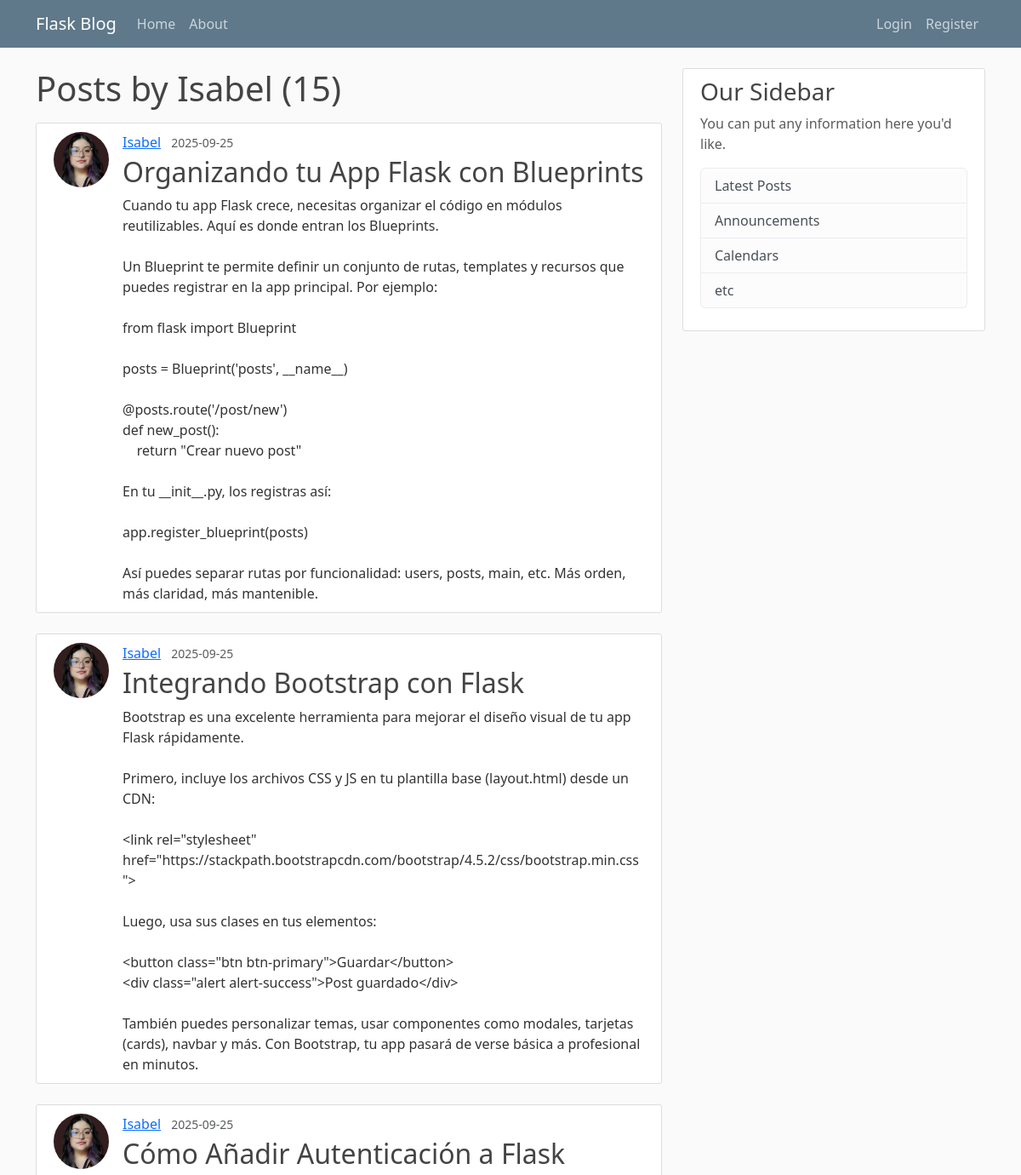
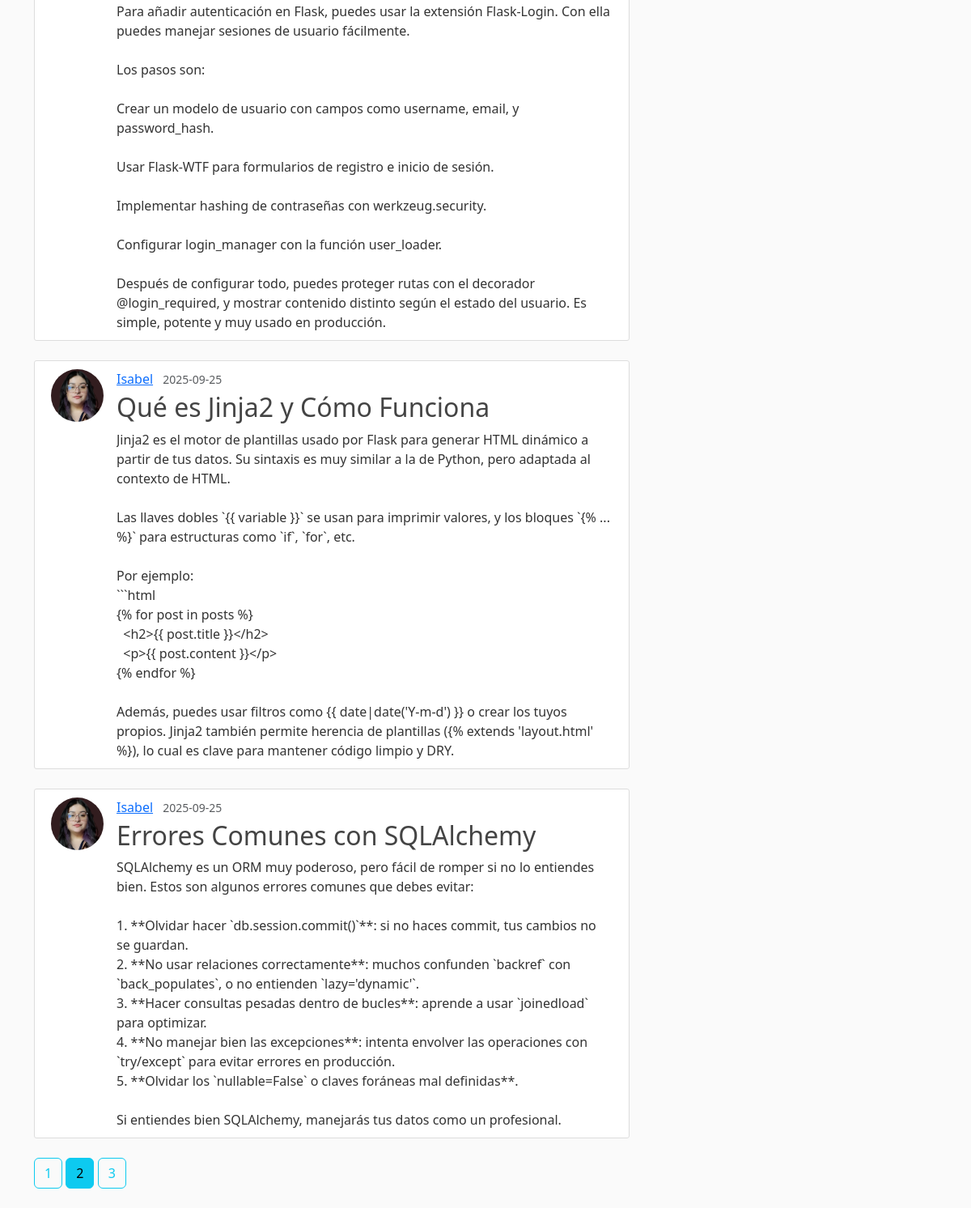
Page /user/Isabel?page=2 on the committed database (2 pictures, top to bottom).
### flaskblog/models.py (models this page shows, shortened)
class User(db.Model, UserMixin):
    id = db.Column(db.Integer, primary_key=True)
    username = db.Column(db.String(20), unique=True, nullable=False)
    email = db.Column(db.String(120), unique=True, nullable=False)
    image_file = db.Column(db.String(20), nullable=False, default='default.jpg')
    password = db.Column(db.String(60), nullable=False)
    posts = db.relationship('Post', backref='author', lazy=True)

class Post(db.Model):
    id = db.Column(db.Integer, primary_key=True)
    title = db.Column(db.String(100), nullable=False)
    date_posted = db.Column(db.DateTime, nullable=False, default=datetime.utcnow)
    content = db.Column(db.Text, nullable=False)
    user_id = db.Column(db.Integer, db.ForeignKey('user.id'), nullable=False)

### flaskblog/users/routes.py (the view)
@users.route('/user/<string:username>')
def user_posts(username):
    page = request.args.get('page', 1, type=int)
    user = User.query.filter_by(username=username).first_or_404()
    posts = Post.query.filter_by(author=user)\
        .order_by(Post.date_posted.desc())\
        .paginate(page=page, per_page=5)
    return render_template('user_posts.html', posts=posts, user=user)

### flaskblog/templates/user_posts.html
{% extends "layout.html" %}
{% block content %}
    <h1 class="mb-3">Posts by {{ user.username }} ({{ posts.total }})</h1>
    {% for post in posts.items %}
        <article class="content-section d-flex mb-4">
            <img class="rounded-circle article-img" src="{{ url_for('static', filename='profile_pics/' + post.author.image_file) }}">
            <div>
                <div class="mb-1">
                  <a class="me-2" href="{{ url_for('users.user_posts', username=post.author.username) }}">{{ post.author.username }}</a>
                  <small class="text-muted">{{ post.date_posted.strftime('%Y-%m-%d') }}</small>
                </div>
                <h2><a class="article-title" href="{{ url_for('posts.post', post_id=post.id) }}">{{ post.title }}</a></h2>
                <div class="article-content">{{ post.content | e }}</div>
            </div>
        </article>
    {% endfor %}
    {% for page_num in posts.iter_pages(left_edge=1, right_edge=1, left_current=1, right_current=2) %}
        {% if page_num %}
            {% if posts.page == page_num %}
                <a class="btn btn-info mb-4" href="{{ url_for('users.user_posts', username=user.username, page=page_num)}}">{{ page_num }}</a>
            {% else %}
                <a class="btn btn-outline-info mb-4" href="{{ url_for('users.user_posts', username=user.username, page=page_num)}}">{{ page_num }}</a>
            {% endif %}
        {% else %}
            ...
        {% endif %}
    {% endfor %}
{% endblock content %}

### flaskblog/static/main.css (style rules this page uses)
body { background: #fafafa; color: #333333; margin-top: 5rem; }
h1, h2, h3, h4, h5, h6 { color: #444444; }
.content-section { background: #ffffff; padding: 10px 20px; border: 1px solid #dddddd; border-radius: 3px; margin-bottom: 20px; }
.article-title { color: #444444; text-decoration: none; }
.article-content { white-space: pre-wrap; word-break: break-word; overflow-wrap: break-word; overflow-x: auto; }
.article-img { height: 65px; width: 65px; margin-right: 16px; }

### rows in the picture
User: username "Isabel"
Post: image_file (picture), author.username "Isabel", date_posted "2025-09-25", title "Organizando tu App Flask con Blueprints", content "Cuando tu app Flask crece, necesitas organizar el código en módulos reutilizables. Aquí es donde entran los Blueprints. Un Blueprint te permite definir un conjunto de rutas, templates y recursos que puedes registrar en la app principal. Por ejemplo: from flask import Blueprint posts = Blueprint('posts', __name__) @posts.route('/post/new') def new_post(): return \"Crear nuevo post\" En tu __init__.py, los registras así: app.register_blueprint(posts) Así puedes separar rutas por funcionalidad: users, posts, main, etc. Más orden, más claridad, más mantenible."
Post: image_file (picture), author.username "Isabel", date_posted "2025-09-25", title "Integrando Bootstrap con Flask", content "Bootstrap es una excelente herramienta para mejorar el diseño visual de tu app Flask rápidamente. Primero, incluye los archivos CSS y JS en tu plantilla base (layout.html) desde un CDN: <link rel=\"stylesheet\" href=\"https://stackpath.bootstrapcdn.com/bootstrap/4.5.2/css/bootstrap.min.css\"> Luego, usa sus clases en tus elementos: <button class=\"btn btn-primary\">Guardar</button> <div class=\"alert alert-success\">Post guardado</div> También puedes personalizar temas, usar componentes como modales, tarjetas (cards), navbar y más. Con Bootstrap, tu app pasará de verse básica a profesional en minutos."
Post: image_file (picture), author.username "Isabel", date_posted "2025-09-25", title "Cómo Añadir Autenticación a Flask", content "Para añadir autenticación en Flask, puedes usar la extensión Flask-Login. Con ella puedes manejar sesiones de usuario fácilmente. Los pasos son: Crear un modelo de usuario con campos como username, email, y password_hash. Usar Flask-WTF para formularios de registro e inicio de sesión. Implementar hashing de contraseñas con werkzeug.security. Configurar login_manager con la función user_loader. Después de configurar todo, puedes proteger rutas con el decorador @login_required, y mostrar contenido distinto según el estado del usuario. Es simple, potente y muy usado en producción."
Post: image_file (picture), author.username "Isabel", date_posted "2025-09-25", title "Qué es Jinja2 y Cómo Funciona", content "Jinja2 es el motor de plantillas usado por Flask para generar HTML dinámico a partir de tus datos. Su sintaxis es muy similar a la de Python, pero adaptada al contexto de HTML. Las llaves dobles `{{ variable }}` se usan para imprimir valores, y los bloques `{% ... %}` para estructuras como `if`, `for`, etc. Por ejemplo: ```html {% for post in posts %} <h2>{{ post.title }}</h2> <p>{{ post.content }}</p> {% endfor %} Además, puedes usar filtros como {{ date|date('Y-m-d') }} o crear los tuyos propios. Jinja2 también permite herencia de plantillas ({% extends 'layout.html' %}), lo cual es clave para mantener código limpio y DRY."
Post: image_file (picture), author.username "Isabel", date_posted "2025-09-25", title "Errores Comunes con SQLAlchemy", content "SQLAlchemy es un ORM muy poderoso, pero fácil de romper si no lo entiendes bien. Estos son algunos errores comunes que debes evitar: 1. **Olvidar hacer `db.session.commit()`**: si no haces commit, tus cambios no se guardan. 2. **No usar relaciones correctamente**: muchos confunden `backref` con `back_populates`, o no entienden `lazy='dynamic'`. 3. **Hacer consultas pesadas dentro de bucles**: aprende a usar `joinedload` para optimizar. 4. **No manejar bien las excepciones**: intenta envolver las operaciones con `try/except` para evitar errores en producción. 5. **Olvidar los `nullable=False` o claves foráneas mal definidas**. Si entiendes bien SQLAlchemy, manejarás tus datos como un…"

### other values in the picture
{{ posts.total }} "15"
{{ page_num }} "1" "3"
{{ page_num }} "2"
